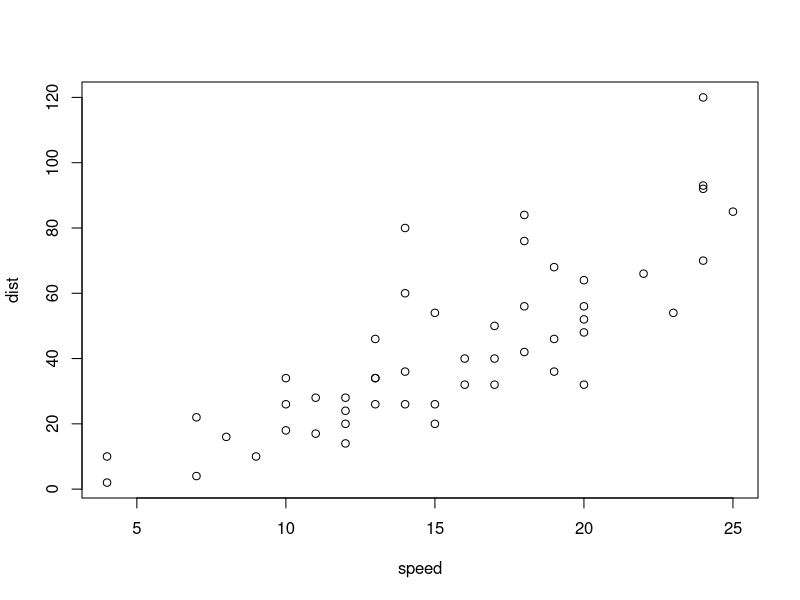
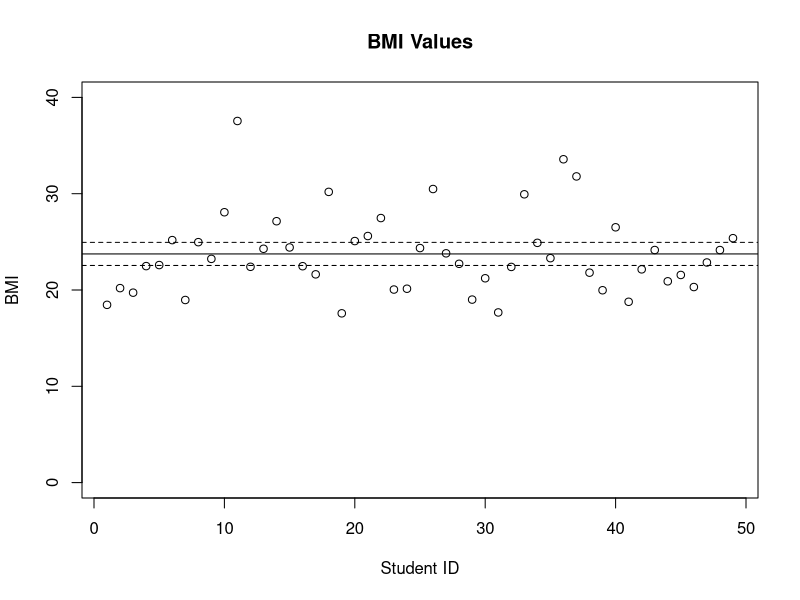
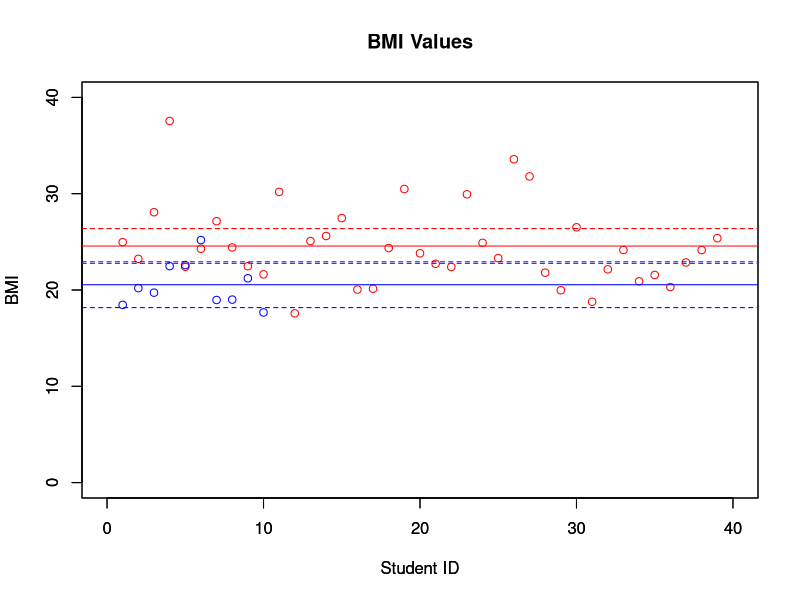
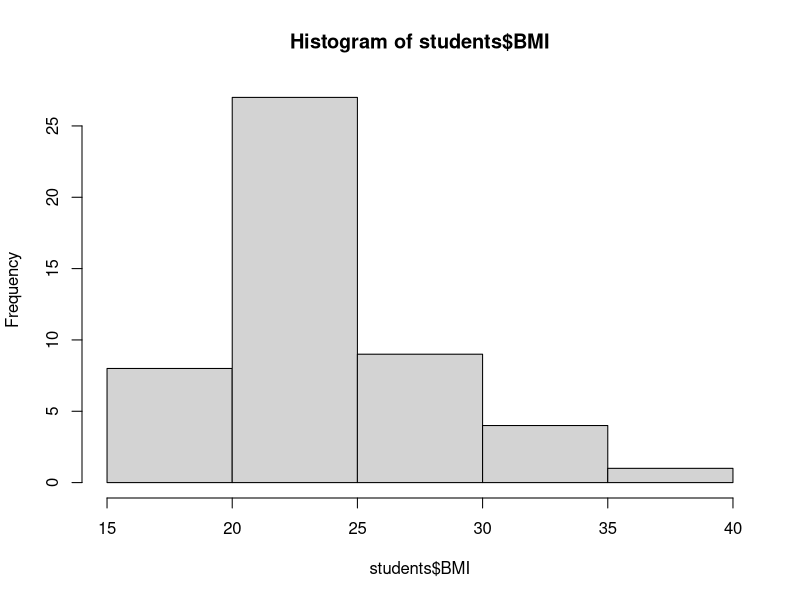
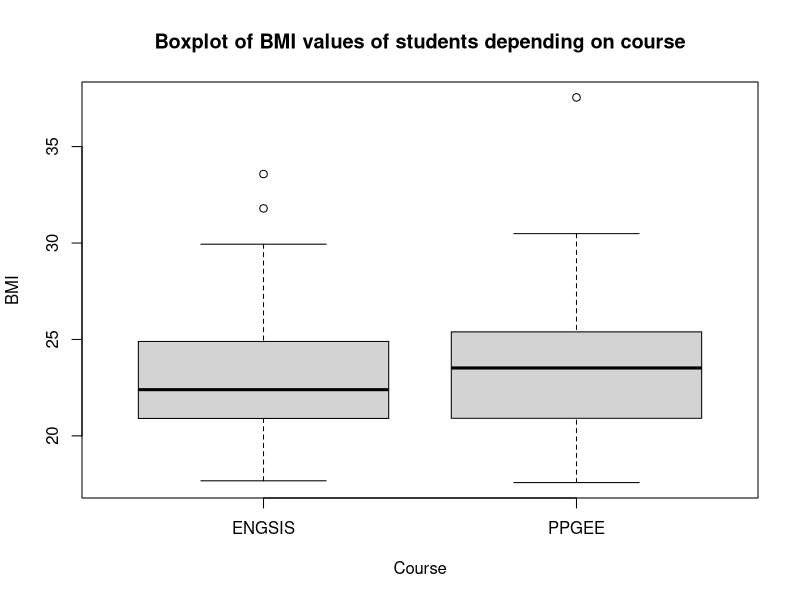
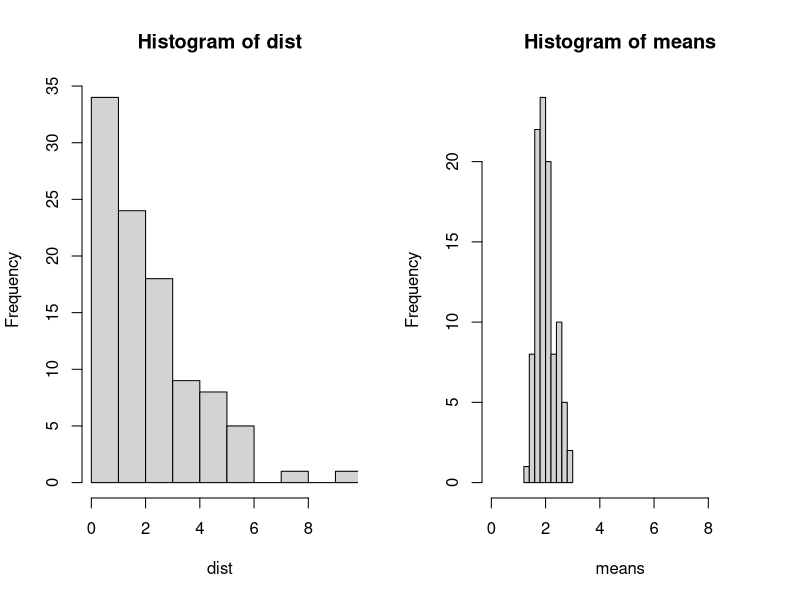

Source code (R) for these figures, in order:
## ---- chunk 1
plot(cars)
## ---- chunk 2
# Generating the data. 
set.seed(42)                    # Set PRNG seed (for reproducibility)
x<-rnorm(n=25, mean=50, sd=2)   # Draw 25 samples from N(mu=50,sigma=2)

x                               # Lists the resistances of each cable in the sample
## ---- chunk 3
sample_mean <- sum(x) / length(x) # Sample mean: sum of obs / sample size
sample_mean
## ---- chunk 4
sample_mean_error <- sd(x)/sqrt(length(x)) # sample mean error: slide 25
sample_mean_error
## ---- chunk 5
csample_10 <- rnorm(n=10, mean=50, sd=2)
csample_25 <- rnorm(n=25, mean=50, sd=2)
csample_50 <- rnorm(n=50, mean=50, sd=2)

sme <- function(x) {
  sd(x) / sqrt(length(x))
}

print(c(length(csample_10), mean(csample_10), sme(csample_10)))
print(c(length(csample_25), mean(csample_25), sme(csample_25)))
print(c(length(csample_50), mean(csample_50), sme(csample_50)))
## ---- chunk 6
  students <- read.csv("student_data.csv")
  students
  mean(students$Height.m)   # Student mean height
  mean(students$Weight.kg)   # Student mean weight
## ---- chunk 7
  bmi = students$Weight.kg / (students$Height.m ** 2)
  students["BMI"] <- bmi
  students
## ---- chunk 8
values <- students$BMI  # shorter name for variable
ci_alpha <- 0.05        # Alpha value for confidence interval. Confidence = 1 - alpha.
# calculating low and high bounds for ci
ci_low <- mean(values) + qt(ci_alpha/2, length(values)-1)*(sd(values)/sqrt(length(values))) 
ci_hi <- mean(values) + qt(1 - ci_alpha/2, length(values)-1)*(sd(values)/sqrt(length(values)))

# plot the values and the confidence interval of the mean
plot(students$BMI, ylim = c(0,40), xlab = "Student ID", ylab = "BMI")
title("BMI Values")
abline(h = mean(students$BMI))
abline(h = ci_low, lty=2)
abline(h = ci_hi, lty=2)
## ---- chunk 9
# ECHO=FALSE hides the code in the report

# Separating the data based on one column
students_male <- students[which(students$Gender == "M"),]
students_female <- students[which(students$Gender == "F"),]

# Function to calculate confidence intervals
ci_bounds <- function(x,alpha) {
  low <- mean(x) + qt(alpha/2, length(x)-1)*(sd(x)/sqrt(length(x))) 
  hi <- mean(x) + qt(1 - alpha/2, length(x)-1)*(sd(x)/sqrt(length(x)))
  return(c(low,hi))
}

# plot confidence intervals for male and female students
plot(students_male$BMI, ylim = c(0,40), xlim = c(0,40), xlab = "Student ID", ylab = "BMI", col="red")
par(new = TRUE)
plot(students_female$BMI, ylim = c(0,40), xlim = c(0,40), xlab = "Student ID", ylab = "BMI", col="blue")
title("BMI Values")

ci_male <- ci_bounds(students_male$BMI, 0.01)
abline(h = mean(students_male$BMI), col="red")
abline(h = ci_male, lty=2, col="red")
abline(h = ci_male[2], lty=2, col="red")

ci_female <- ci_bounds(students_female$BMI, 0.01)
abline(h = mean(students_female$BMI), col="blue")
abline(h = ci_female[1], lty=2, col="blue")
abline(h = ci_female[2], lty=2, col="blue")

## ---- chunk 10
hist(students$BMI)
## ---- chunk 11
boxplot(BMI ~ Course, data=students)  # In R, the "X~Y" notation means "variable X explained by variable Y"
title("Boxplot of BMI values of students depending on course")
## ---- chunk 12
sample_number <-100  # Leave this fixed
sample_size <- 50    # Change this

### distributions: uncomment one of these:
# means = replicate(sample_number,mean(rbeta(sample_size, 0.5, 0.5)))
# dist = rbeta(sample_number, 0.5, 0.5)
# name = "Beta Distribution"

means = replicate(sample_number,mean(rchisq(sample_size, df=2)))
dist = rchisq(sample_number, df=2)
name = "Chi Squared Distribution"

# means = replicate(sample_number,mean(rf(sample_size, df1=5, df2=10)))
# dist = rf(sample_number, df1=5, df2=10)
# name = "F distribution"

# means = replicate(sample_number,mean(rnorm(sample_size)))
# dist = rnorm(sample_number)
# name = "Normal Distribution"

lims = c(min(c(means,dist)),max(c(means,dist)))

par(mfcol=(c(1,2)))
hist(dist, xlim = lims)
hist(means, xlim = lims)

# TODO: make this prettier
